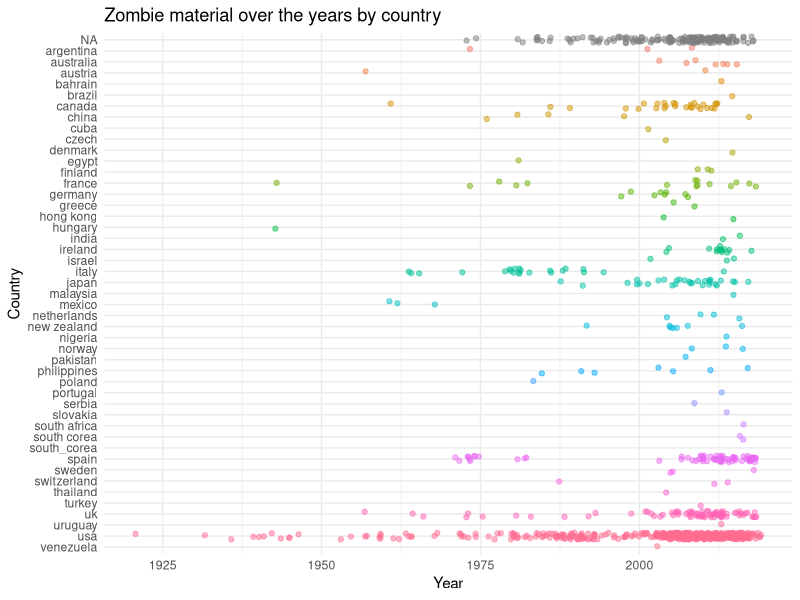
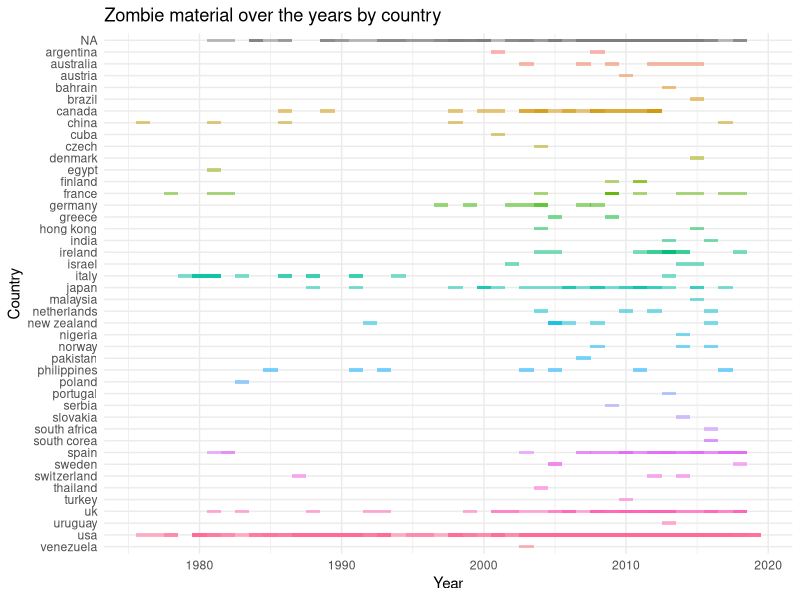
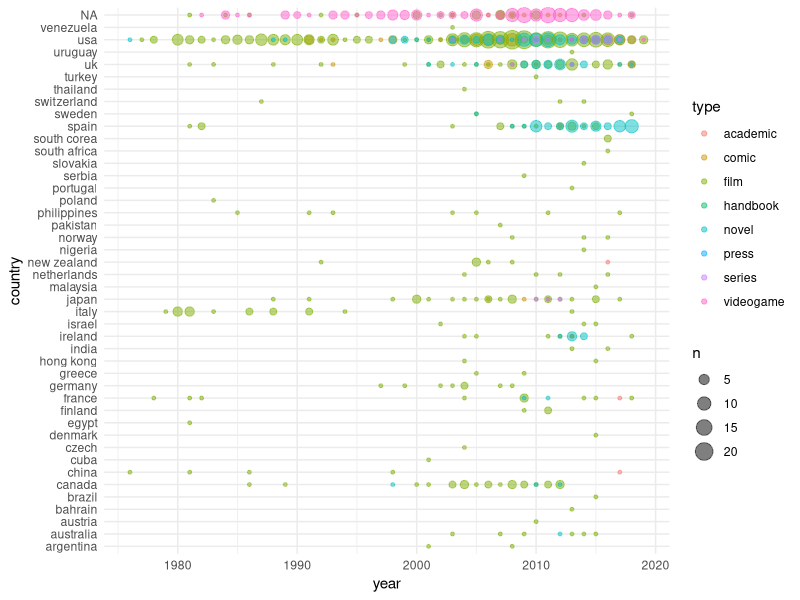
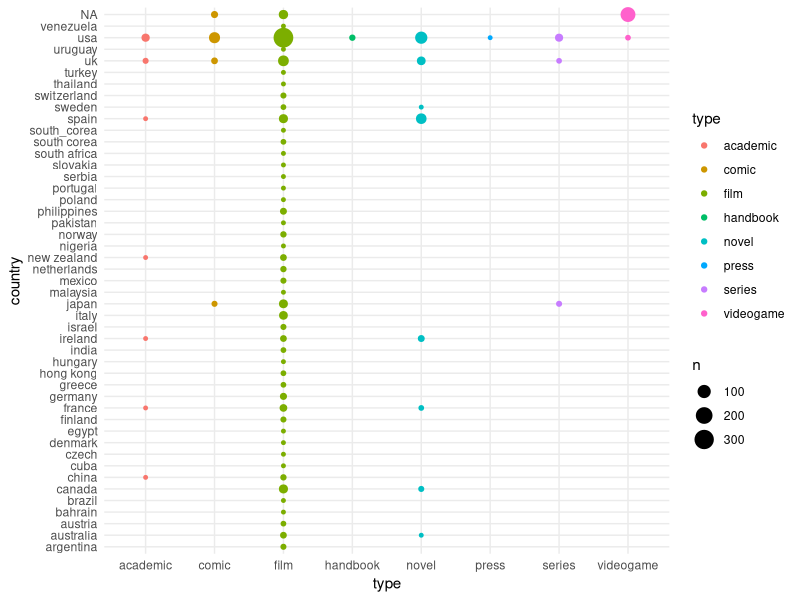

The R source for these figures, in order:
library(tidyverse)
library(magrittr)
library(car)

# import data
zombies <-
  read.delim("zombies.txt",
             sep = "\t",
             na.strings = c("NA", ""),
             header = TRUE,
             dec = ".",
             colClasses = c("character", "factor", "numeric", "character", "factor", "factor"))

zombies %>%
  ggplot(aes(x = year,
             y = factor(country,
                        levels = rev(levels(country))))) +
  geom_jitter(aes(color = country),
              alpha = 0.5,
              height = 0.3) +
  guides(color = FALSE) +
  xlab("Year") +
  ylab("Country") +
  ggtitle("Zombie material over the years by country") +
  theme_minimal()

zombies %>%
  filter(year > 1975) %>%
  ggplot(aes(x = year,
             y = factor(country,
                        levels = rev(levels(country))))) +
  geom_tile(aes(fill = country),
            alpha = 0.5,
            height = 0.3) +
  guides(fill = FALSE) +
  xlab("Year") +
  ylab("Country") +
  ggtitle("Zombie material over the years by country") +
  theme_minimal()

zombies %>%
  filter(year > 1975) %>%
  ggplot(aes(x = year, y = country, color = type)) +
  geom_count(alpha = 0.5) +
  theme_minimal()

zombies %>%
  ggplot(aes(x = type, y = country, color = type)) +
  geom_count() +
  theme_minimal()


  
